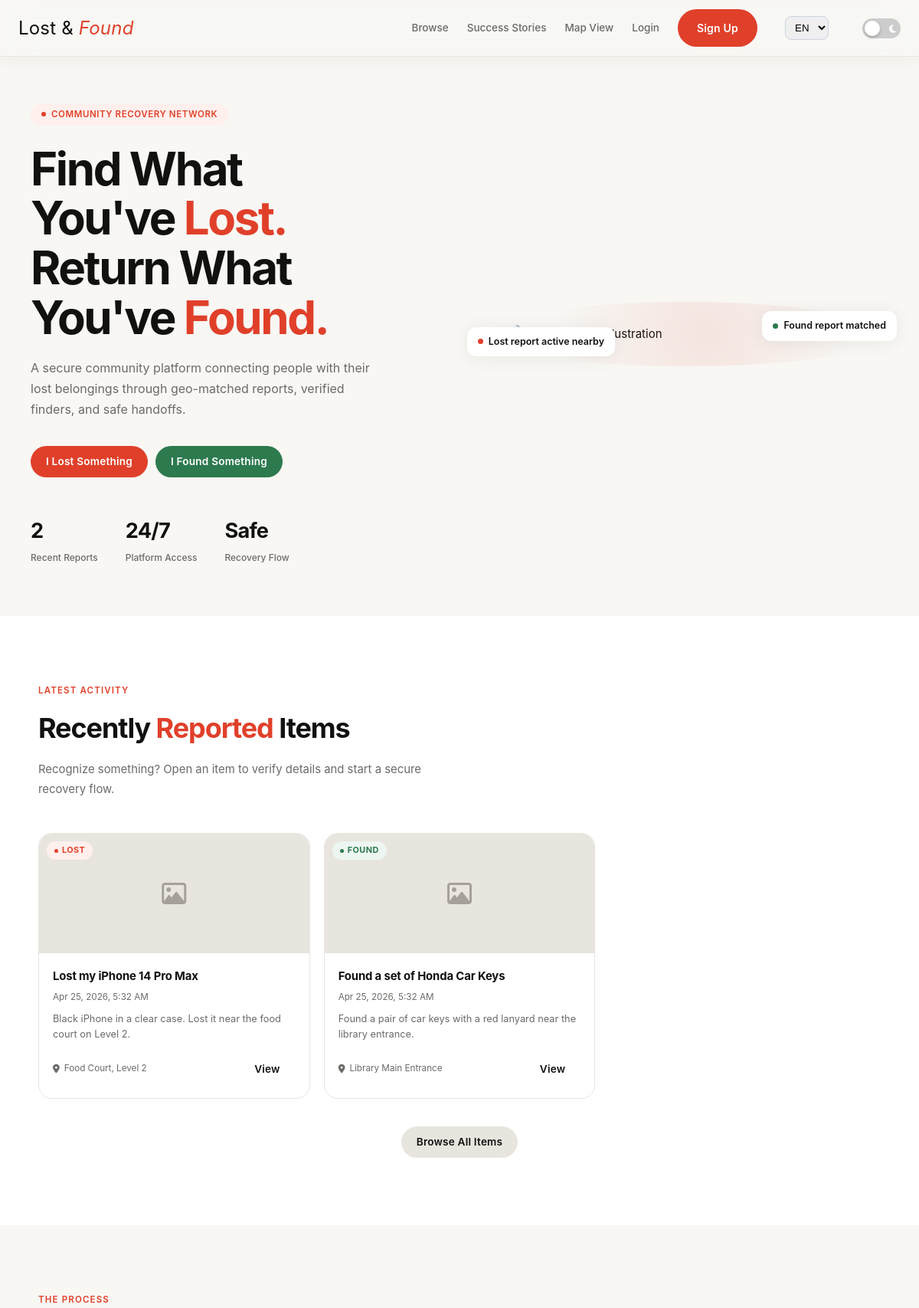
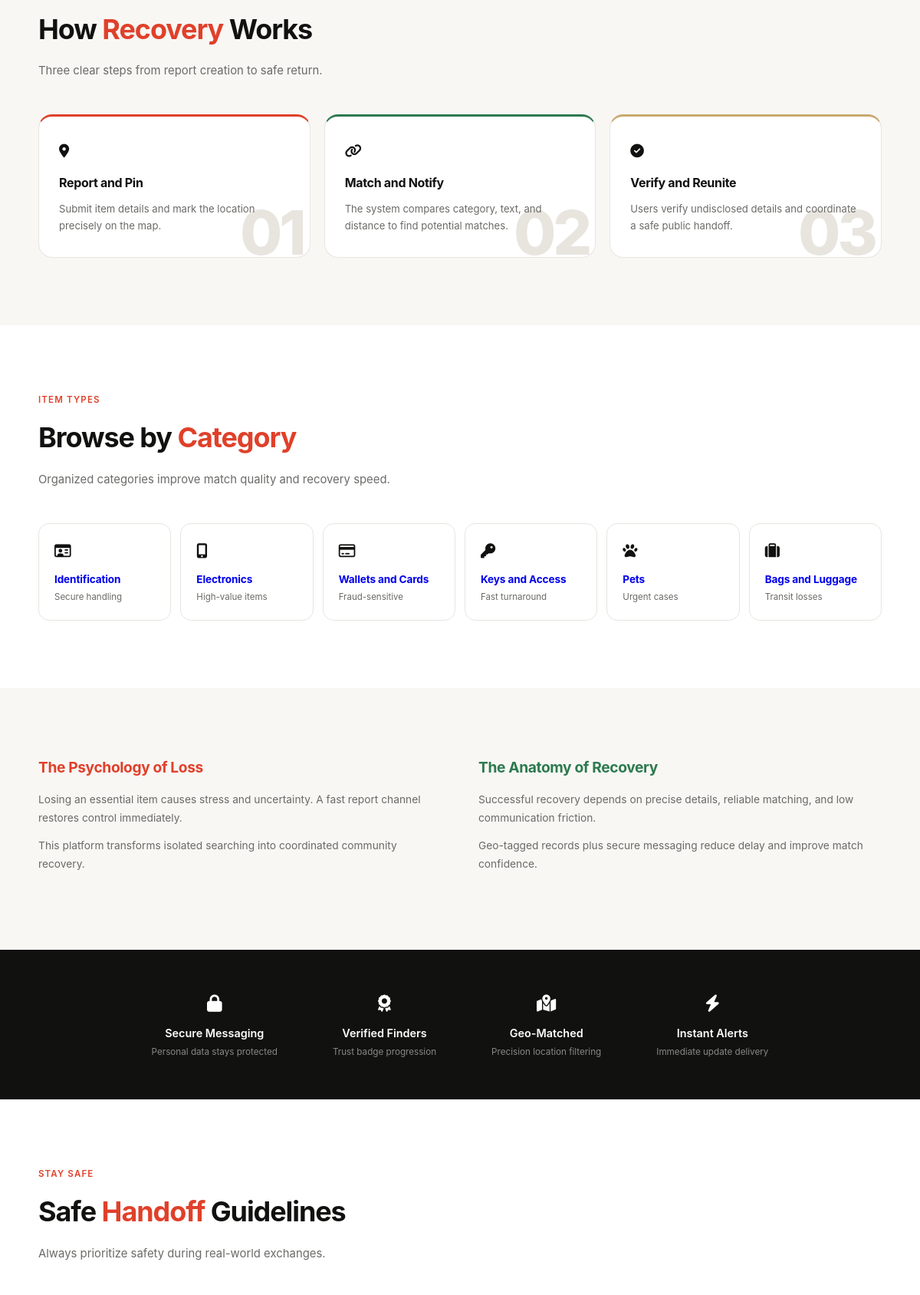
The page / (upper part) on the database its author committed (2 pictures, top to bottom).
### tables this page shows
CREATE TABLE IF NOT EXISTS reports (
  report_id INT UNSIGNED AUTO_INCREMENT PRIMARY KEY,
  user_id INT UNSIGNED NOT NULL,
  category_id INT UNSIGNED,
  type ENUM('lost', 'found') NOT NULL,
  title VARCHAR(150) NOT NULL,
  description TEXT NOT NULL,
  location VARCHAR(255),

  latitude DECIMAL(10,8),
  longitude DECIMAL(11,8),

  contact_info VARCHAR(255),
  reward_amount DECIMAL(10,2) DEFAULT 0.00,
  status ENUM('open', 'resolved', 'cancelled') DEFAULT 'open',
  image_path VARCHAR(255),
  date_posted DATETIME NOT NULL DEFAULT CURRENT_TIMESTAMP,
  updated_at DATETIME NOT NULL DEFAULT CURRENT_TIMESTAMP ON UPDATE CURRENT_TIMESTAMP,

  CONSTRAINT fk_reports_user
    FOREIGN KEY (user_id) REFERENCES users(user_id)
    ON DELETE CASCADE ON UPDATE CASCADE,

  CONSTRAINT fk_reports_category
    FOREIGN KEY (category_id) REFERENCES categories(category_id)
    ON DELETE SET NULL ON UPDATE CASCADE

);

### resources/views/home.php (the view, shortened to what the rows shown need)
<?php require_once ROOT . '/resources/views/layouts/header.php'; ?>
<link rel="stylesheet" href="<?= BASE_URL ?>/assets/css/home.css">
<div class="home-container">
    <section class="hero" id="top">
        <div class="hero-left">
            <h1><?= t('home_hero_title_html') ?></h1>
        </div>
    </section>
    <section id="items" class="section bg-white">
        <div class="section-inner">
            <h2 class="sec-title"><?= t('home_recently_reported_html') ?></h2>
            <?php if (empty($recentItems)): ?>
                <div class="empty-state"><?= escape(t('home_no_items')) ?></div>
            <?php else: ?>
                <div class="items-grid">
                    <?php foreach ($recentItems as $item): ?>
                        <div class="item-card"
                             onclick="window.location.href='<?= BASE_URL ?>/item/show/<?= $item['report_id'] ?>'">
                            <div class="item-img"
                            >
                                <?php if (empty($item['image_path'])): ?>
                                    <i class="fa-regular fa-image"></i>
                                <?php endif; ?>
                                <?php if ($item['type'] === 'lost'): ?>
                                    <span class="badge badge-lost">
                                        <span class="bd bd-r"></span><?= escape(t('lost')) ?>
                                    </span>
                                <?php else: ?>
                                    <span class="badge badge-found">
                                        <span class="bd bd-g"></span><?= escape(t('found')) ?>
                                    </span>
                                <?php endif; ?>
                            </div>
                            <div class="item-body">
                                <div class="item-title"><?= escape($item['title']) ?></div>
                                <div class="item-meta">
                                    <span><?= formatDate($item['date_posted']) ?></span>
                                </div>
                                <div class="item-desc">
                                    <?= escape(substr($item['description'] ?? '', 0, 120)) ?>
                                </div>
                                <div class="item-footer">
                                    <span class="item-loc">
                                        <i class="fa-solid fa-location-dot"></i>
                                        <?= escape($item['location']) ?>
                                    </span>
                                    <a href="<?= BASE_URL ?>/item/show/<?= $item['report_id'] ?>"
                                       class="btn btn-outline btn-xs">
                                        <?= escape(t('view')) ?>
                                    </a>
                                </div>
                            </div>
                        </div>
                    <?php endforeach; ?>
                </div>
            <?php endif; ?>
        </div>
    </section>
    <section id="how" class="section">
        <div class="section-inner">
            <h2 class="sec-title"><?= t('home_how_recovery_html') ?></h2>
        </div>
    </section>
    <section id="categories" class="section bg-white">
        <div class="section-inner">
            <h2 class="sec-title"><?= t('home_browse_category_html') ?></h2>
        </div>
    </section>
    <section id="safety" class="section bg-white">
        <div class="section-inner">
            <h2 class="sec-title"><?= t('home_safe_handoff_html') ?></h2>
        </div>
    </section>
</div>
<?php require_once ROOT . '/resources/views/layouts/footer.php'; ?>

### rows shown on the page
reports: type "LOST", title "Lost my iPhone 14 Pro Max", date_posted "Apr 25, 2026, 5:32 AM", description "Black iPhone in a clear case. Lost it near the food court on Level 2.", location "Food Court, Level 2"
reports: type "FOUND", title "Found a set of Honda Car Keys", date_posted "Apr 25, 2026, 5:32 AM", description "Found a pair of car keys with a red lanyard near the library entrance.", location "Library Main Entrance"

### other values the page prints
t('browse') "Browse"
t('success_stories') "Success Stories"
t('map_view') "Map View"
t('login') "Login"
t('signup') "Sign Up"
t('home_community_network') "COMMUNITY RECOVERY NETWORK"
t('home_hero_title_html') "Find What You've Lost. Return What You've Found."
t('home_hero_sub') "A secure community platform connecting people with their lost belongings through geo-matched reports, verified finders, and safe handoffs."
t('home_lost_cta') "I Lost Something"
t('home_found_cta') "I Found Something"
count($recentItems ?? []) "2"
t('home_recent_reports') "Recent Reports"
t('home_platform_access') "Platform Access"
t('home_safe') "Safe"
t('home_recovery_flow') "Recovery Flow"
